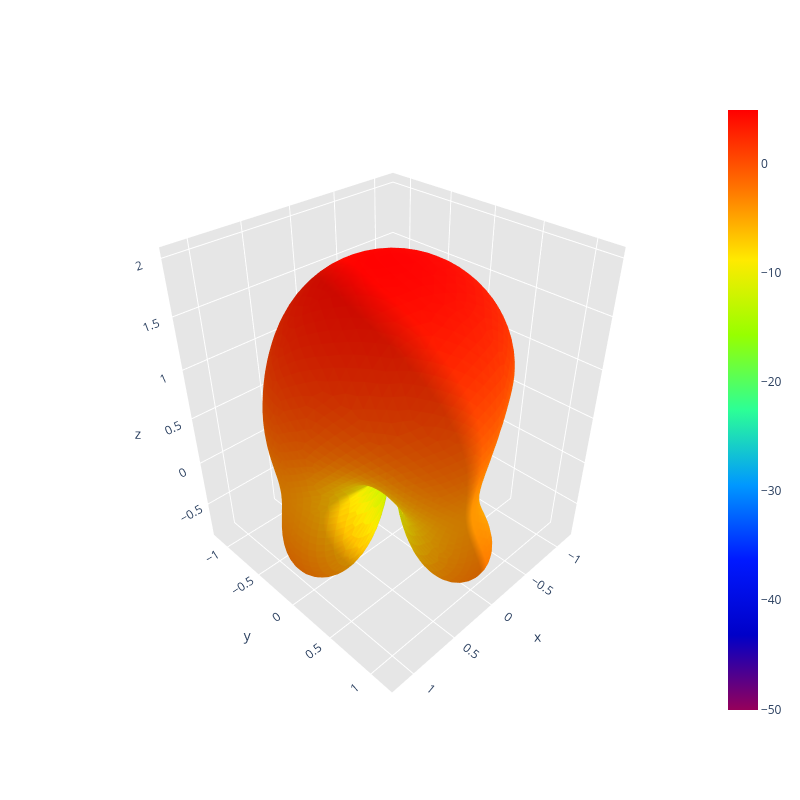

The notebook cell saved with this chart:
### Code cell
display_lhcp_gain(path, save_image=False)

### Figure 1 — Plotly figure (JSON) as saved in the notebook; plotly's stock layout.template omitted (floating-point values rounded to 4 significant figures; data arrays with more than 128 entries replaced by an {"elided": "..."} marker saying what was removed)
{"data": [{"facecolor": {"elided": "10296 str values"}, "i": {"elided": "10296 int values"}, "j": {"elided": "10296 int values"}, "k": {"elided": "10296 int values"}, "name": "", "type": "mesh3d", "x": {"elided": "5150 float values"}, "y": {"elided": "5150 float values"}, "z": {"elided": "5150 float values"}}, {"hoverinfo": "none", "marker": {"color": [-50.06, 4.913], "colorscale": [[0, "rgb(150, 0, 90)"], [0.125, "rgb(0, 0, 200)"], [0.25, "rgb(0, 25, 255)"], [0.375, "rgb(0, 152, 255)"], [0.5, "rgb(44, 255, 150)"], [0.625, "rgb(151, 255, 0)"], [0.75, "rgb(255, 234, 0)"], [0.875, "rgb(255, 111, 0)"], [1, "rgb(255, 0, 0)"]], "showscale": true, "size": 0.1}, "mode": "markers", "showlegend": false, "type": "scatter3d", "x": [1.225e-16], "y": [-2.999e-32], "z": [2.0]}], "layout": {"height": 800, "scene": {"aspectratio": {"x": 0.829, "y": 0.8257, "z": 1}, "xaxis": {"backgroundcolor": "rgb(230, 230, 230)", "gridcolor": "rgb(255, 255, 255)", "showbackground": true, "zerolinecolor": "rgb(255, 255, 255)"}, "yaxis": {"backgroundcolor": "rgb(230, 230, 230)", "gridcolor": "rgb(255, 255, 255)", "showbackground": true, "zerolinecolor": "rgb(255, 255, 255)"}, "zaxis": {"backgroundcolor": "rgb(230, 230, 230)", "gridcolor": "rgb(255, 255, 255)", "showbackground": true, "zerolinecolor": "rgb(255, 255, 255)"}}, "title": {"text": ""}, "width": 800}}
